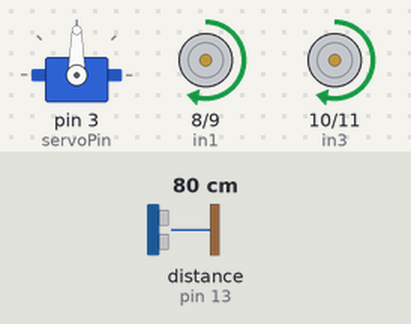
Bench run of a sketch on a simulated Arduino Uno, built with avr-gcc and run on an emulated ATmega328P. Shown: servo, motor-driver pin pairs drawn as motors (green arrow = first pin HIGH = forward, orange = second pin HIGH = backward, longer = more drive, scaled by the enable pin). Wiring (inferred from the names in the program): ultrasonic range finder: trigger pin 12; echo pin 13. Inputs (shaded band) come from the test bench; at power-on: distance to the obstacle (sensor on pin 13) 80 cm. The echo pulse lasts 58.3 µs per cm.

Above: at 2.2 s.
2.3 s: distance to the obstacle (sensor on pin 13) set to 24 cm
3.8 s: distance to the obstacle (sensor on pin 13) set to 20 cm
At 4.4 s:
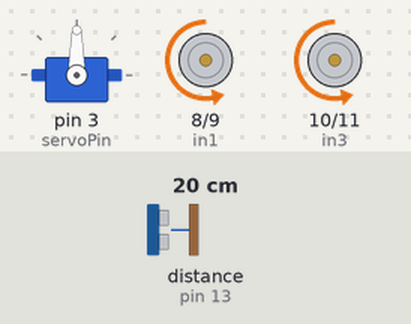
6.8 s: distance to the obstacle (sensor on pin 13) set to 35 cm
At 6.8 s:
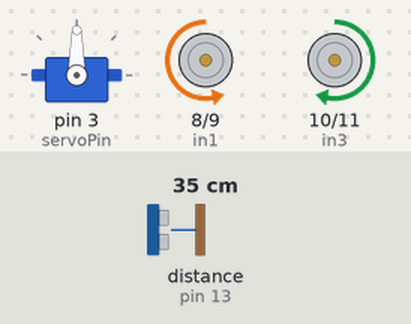
8.8 s: distance to the obstacle (sensor on pin 13) set to 2 cm
At 10.1 s:
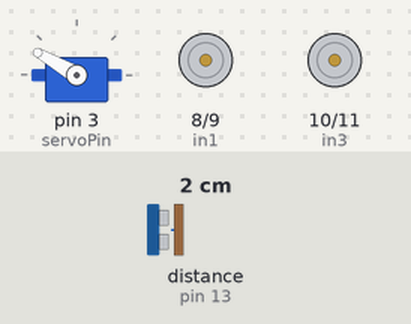
Timing chart, 0 to 12.8 s (numbered marks = the images above; inputs shaded):
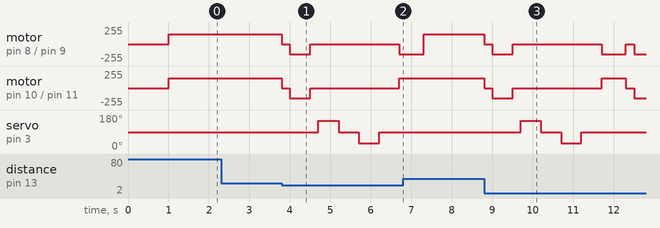

Measured:
- the behaviour switches between 22 and 21 cm on distance to the obstacle (sensor on pin 13) (found by bisection; images 0 and 1)
- after the input at 2.3 s, every drawn part: stays the same
- after the input at 3.8 s, motor on pin 8 (in1) / pin 9 (in2): forward 150/255 → stopped at once, → backward 150/255 0.20 s later, → stopped 0.50 s later, → backward 150/255 2.2 s later; motor on pin 10 (in3) / pin 11 (in4): forward 150/255 → stopped at once, → backward 150/255 0.20 s later, → stopped 0.50 s later, → forward 150/255 2.2 s later
- after the input at 6.8 s, motor on pin 10 (in3) / pin 11 (in4): stays forward 150/255 (without the input it goes to stopped after 0.51 s); servo on pin 3 (servoPin): stays 90° (without the input it goes to 150° after 1.4 s)

The sketch:

Rover-Esquiva-Obstaculos.ino
```cpp
#include <Servo.h>

#define trigPin 12
#define echoPin 13
#define enA 5
#define in1 8
#define in2 9
#define enB 6
#define in3 10
#define in4 11
#define servoPin 3

Servo servoMotor;

long distancia;
int posServo = 90; // posición central

void setup() {
  Serial.begin(9600);
  pinMode(trigPin, OUTPUT);
  pinMode(echoPin, INPUT);
  pinMode(in1, OUTPUT);
  pinMode(in2, OUTPUT);
  pinMode(in3, OUTPUT);
  pinMode(in4, OUTPUT);
  servoMotor.attach(servoPin);
  servoMotor.write(posServo);
  delay(1000);
}

void loop() {
  distancia = medirDistancia();

  if (distancia > 20) {
    avanzar();
  } else {
    detener();
    retroceder();
    detener();
    int distanciaIzq = mirarIzquierda();
    int distanciaDer = mirarDerecha();

    if (distanciaDer > distanciaIzq) {
      girarDerecha();
    } else {
      girarIzquierda();
    }
  }
}

long medirDistancia() {
  digitalWrite(trigPin, LOW);
  delayMicroseconds(2);
  digitalWrite(trigPin, HIGH);
  delayMicroseconds(10);
  digitalWrite(trigPin, LOW);
  long duracion = pulseIn(echoPin, HIGH);
  long distancia = duracion * 0.034 / 2;
  return distancia;
}

void avanzar() {
  analogWrite(enA, 150);
  analogWrite(enB, 150);
  digitalWrite(in1, HIGH);
  digitalWrite(in2, LOW);
  digitalWrite(in3, HIGH);
  digitalWrite(in4, LOW);
}

void retroceder() {
  analogWrite(enA, 150);
  analogWrite(enB, 150);
  digitalWrite(in1, LOW);
  digitalWrite(in2, HIGH);
  digitalWrite(in3, LOW);
  digitalWrite(in4, HIGH);
  delay(500);
}

void detener() {
  digitalWrite(in1, LOW);
  digitalWrite(in2, LOW);
  digitalWrite(in3, LOW);
  digitalWrite(in4, LOW);
  delay(200);
}

void girarIzquierda() {
  analogWrite(enA, 150);
  analogWrite(enB, 150);
  digitalWrite(in1, LOW);
  digitalWrite(in2, HIGH);
  digitalWrite(in3, HIGH);
  digitalWrite(in4, LOW);
  delay(600);
}

void girarDerecha() {
  analogWrite(enA, 150);
  analogWrite(enB, 150);
  digitalWrite(in1, HIGH);
  digitalWrite(in2, LOW);
  digitalWrite(in3, LOW);
  digitalWrite(in4, HIGH);
  delay(600);
}

int mirarIzquierda() {
  servoMotor.write(150);
  delay(500);
  int distancia = medirDistancia();
  servoMotor.write(90);
  delay(500);
  return distancia;
}

int mirarDerecha() {
  servoMotor.write(30);
  delay(500);
  int distancia = medirDistancia();
  servoMotor.write(90);
  delay(500);
  return distancia;
}
```
